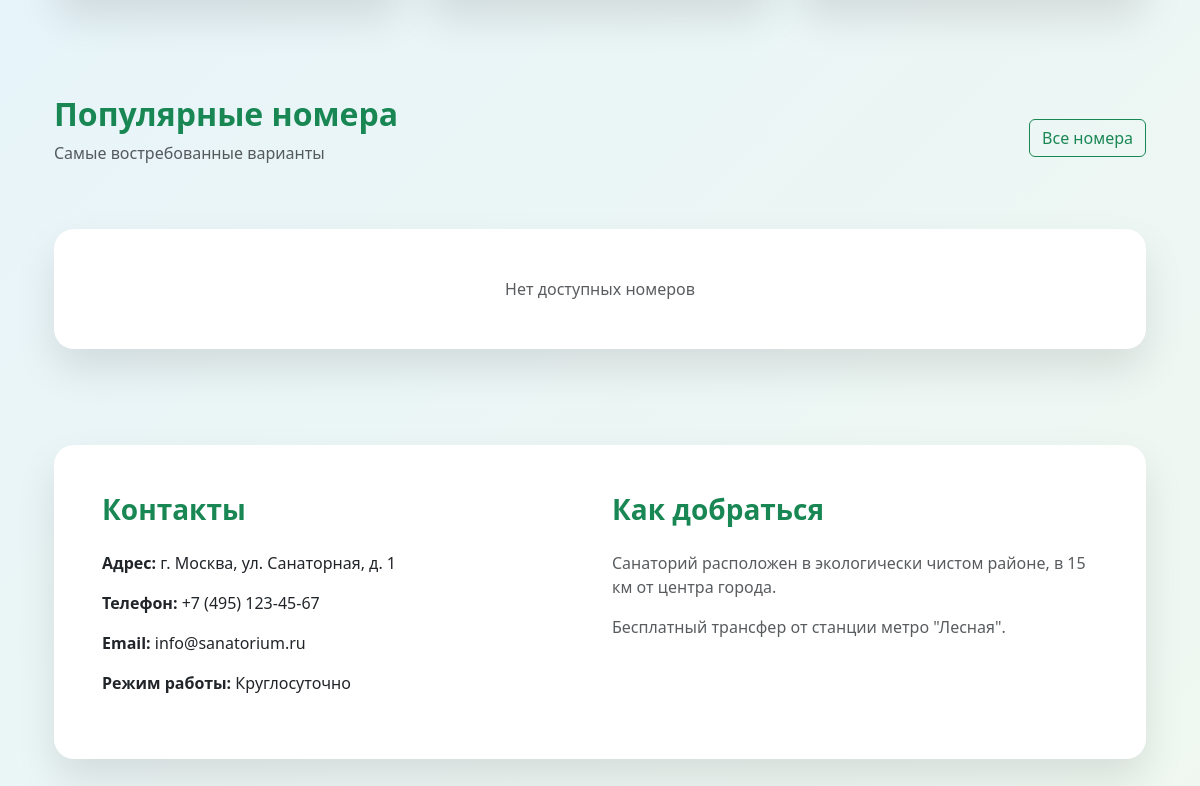
The app's page /accounts/ (lower part), older data.
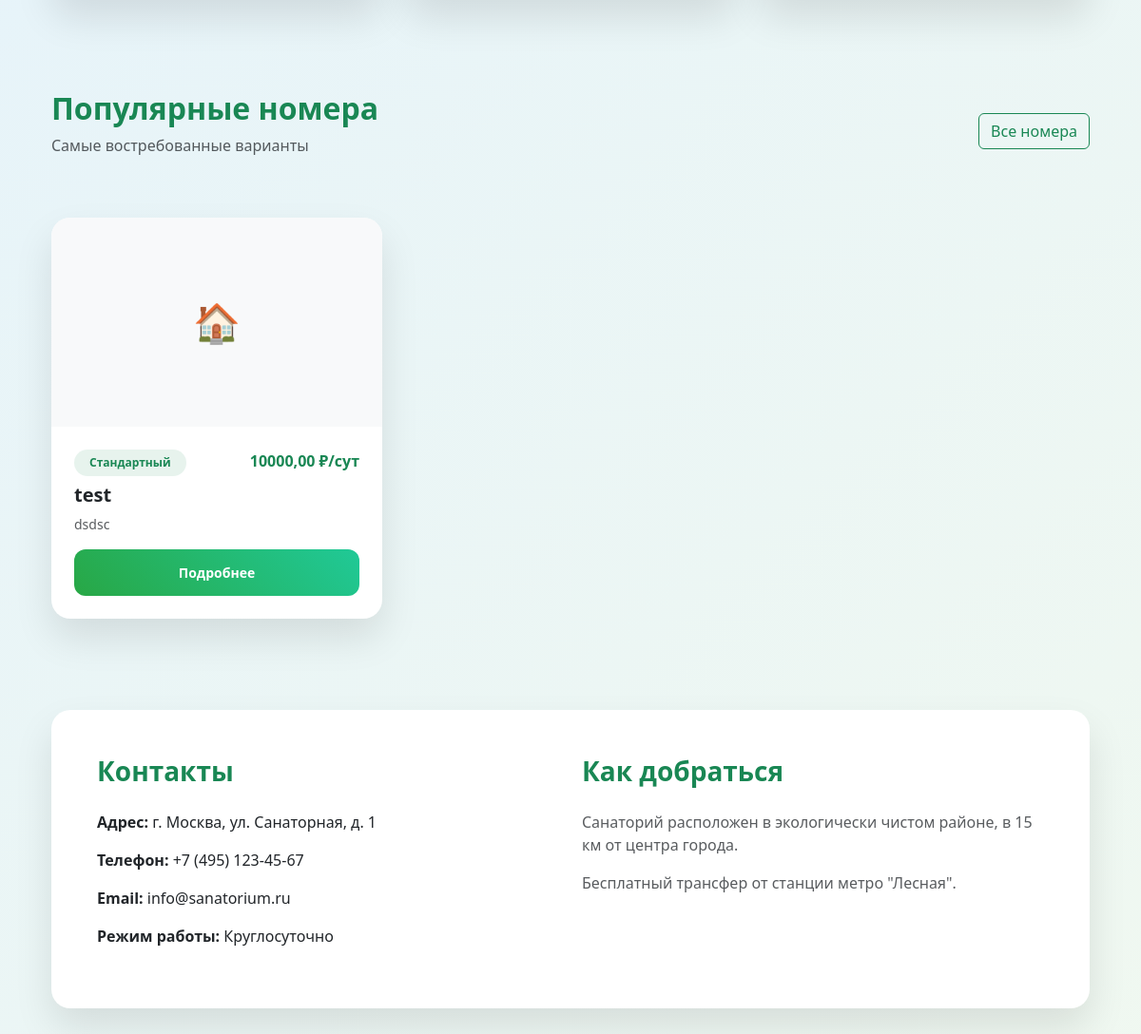
The same page, newer data.
### accounts/models.py (models this page shows, shortened)
class Room(models.Model):  # ПЕРЕМЕЩАЕМ Room ПЕРЕД Booking!
    TYPE_CHOICES = [
        ('standard', 'Стандартный'),
        ('comfort', 'Комфорт'),
        ('lux', 'Люкс'),
    ]
    type = models.CharField(max_length=20, choices=TYPE_CHOICES)
    name = models.CharField(max_length=100, unique=True)
    capacity = models.PositiveIntegerField(default=2)
    price_per_day = models.DecimalField(max_digits=8, decimal_places=2)
    description = models.TextField(max_length=500)
    image = models.ImageField(upload_to='rooms/', blank=True, null=True)
    is_active = models.BooleanField(default=True)
    class Meta:
        verbose_name = 'Номер'
        verbose_name_plural = 'Номера'
        ordering = ['type', 'name']

### accounts/views.py (the view)
# urls.py: path('', home, name='home'),
def home(request):
    rooms = Room.objects.filter(is_active=True).order_by('?')[:6]  # 6 случайных номеров
    return render(request, 'home.html', {'rooms': rooms})

### templates/home.html (shortened to what this page needs)
{% extends 'base.html' %}
{% load static %}
{% block content %}
<div class="container py-5">
</div>
<div class="container py-5">
    <div class="d-flex justify-content-between align-items-center mb-5">
        <div>
            <h2 class="fw-bold text-success mb-2">Популярные номера</h2>
            <p class="text-muted">Самые востребованные варианты</p>
        </div>
        <a href="{% url 'rooms' %}" class="btn btn-outline-success">Все номера</a>
    </div>
    <div class="row g-4">
        {% for room in rooms|slice:":3" %}
        <div class="col-lg-4 col-md-6">
            <div class="form-card h-100">
                {% if room.image %}
                <img src="{{ room.image.url }}" class="card-img-top" alt="{{ room.name }}"
                     style="height: 220px; object-fit: cover; border-top-left-radius: 20px; border-top-right-radius: 20px;">
                {% else %}
                <div class="bg-light d-flex align-items-center justify-content-center"
                     style="height: 220px; border-top-left-radius: 20px; border-top-right-radius: 20px;">
                    <div class="text-secondary fs-1">🏠</div>
                </div>
                {% endif %}
                <div class="p-4">
                    <div class="d-flex justify-content-between mb-2">
                        <span class="badge bg-success bg-opacity-10 text-success py-2 px-3 rounded-pill">
                            {{ room.get_type_display }}
                        </span>
                        <span class="text-success fw-bold">{{ room.price_per_day }} ₽/сут</span>
                    </div>
                    <h5 class="fw-bold mb-2">{{ room.name }}</h5>
                    <p class="text-muted small">{{ room.description|truncatechars:80 }}</p>
                    <a href="{% url 'rooms' %}" class="btn btn-custom btn-sm w-100 text-white">Подробнее</a>
                </div>
            </div>
        </div>
        {% empty %}
        <div class="col-12">
            <div class="form-card text-center p-5">
                <p class="text-muted mb-0">Нет доступных номеров</p>
            </div>
        </div>
        {% endfor %}
    </div>
</div>
<div class="container py-5">
    <div class="form-card p-5">
        <div class="row">
            <div class="col-md-6">
                <h3 class="fw-bold text-success mb-4">Контакты</h3>
                <p><strong>Адрес:</strong> г. Москва, ул. Санаторная, д. 1</p>
                <p><strong>Телефон:</strong> +7 (495) 123-45-67</p>
                <p><strong>Email:</strong> info@sanatorium.ru</p>
                <p><strong>Режим работы:</strong> Круглосуточно</p>
            </div>
            <div class="col-md-6">
                <h3 class="fw-bold text-success mb-4">Как добраться</h3>
                <p class="text-muted">Санаторий расположен в экологически чистом районе, в 15 км от центра города.</p>
                <p class="text-muted">Бесплатный трансфер от станции метро "Лесная".</p>
            </div>
        </div>
    </div>
</div>
{% endblock %}

Row changes from the older to the newer data that the page shows:
added Room: type "Стандартный", price_per_day "10000,00", name "test", description "dsdsc"
Text that changed along with them:
text no longer shown: "Нет доступных номеров"
